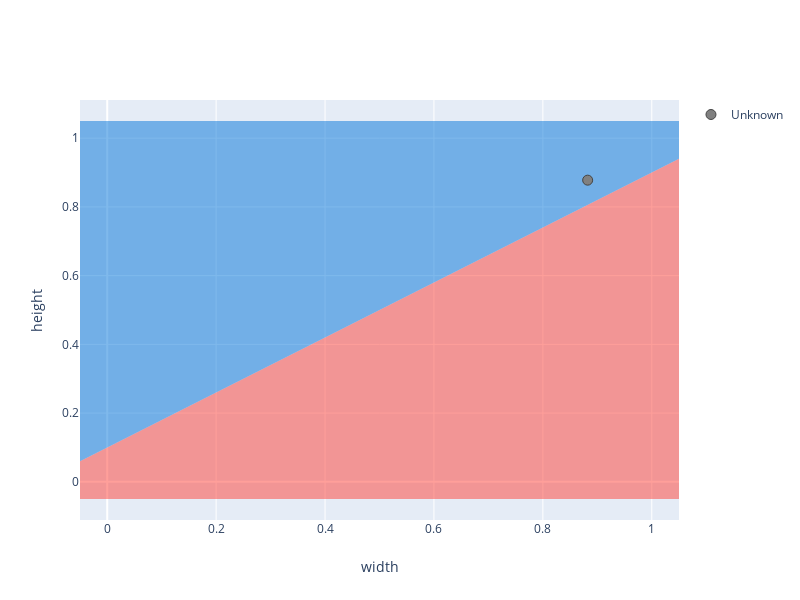

The notebook cell saved with this chart:
### Code cell
new_data = draw_uniform_data(1, (0,1), (0,1))
plotter.update_data_plots(new_data)
plotter.enable_data_points()
plotter()

### Figure 1 — Plotly figure (JSON) as saved in the notebook; plotly's stock layout.template omitted (floating-point values rounded to 4 significant figures)
{"data": [{"fill": "toself", "fillcolor": "rgba(255,65,54,0.5)", "hoverinfo": "none", "mode": "none", "showlegend": false, "type": "scatter", "visible": true, "x": [1.05, 1.05, -0.05, -0.05, 1.05], "y": [0.94, -0.05, -0.05, 0.06, 0.94]}, {"fill": "toself", "fillcolor": "rgba(0,116,217,0.5)", "hoverinfo": "none", "mode": "none", "showlegend": false, "type": "scatter", "visible": true, "x": [-0.05, -0.05, 1.05, 1.05, -0.05], "y": [0.06, 1.05, 1.05, 0.94, 0.06]}, {"marker": {"color": "black"}, "mode": "lines", "showlegend": false, "type": "scatter", "x": [], "y": []}, {"marker": {"color": "rgba(128,128,128,1.0)", "line": {"width": 1}, "size": 10}, "mode": "markers", "name": "Unknown", "type": "scatter", "visible": true, "x": [0.8823], "y": [0.8779]}, {"marker": {"color": "rgba(0,116,217,1.0)", "line": {"width": 1}, "size": 10}, "mode": "markers", "type": "scatter", "visible": true, "x": [], "y": []}], "layout": {"height": 600, "width": 800, "xaxis": {"autorange": true, "range": [-0.05, 1.05], "title": {"text": "width"}, "type": "linear"}, "yaxis": {"autorange": true, "range": [-0.1111, 1.111], "title": {"text": "height"}, "type": "linear"}}}
